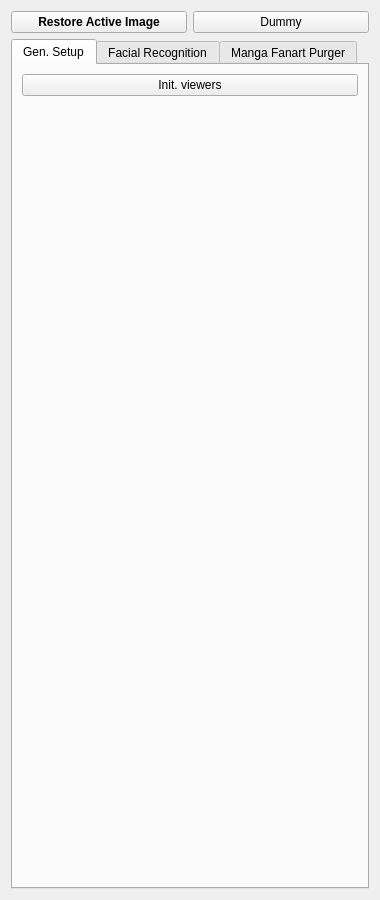
<?xml version="1.0" encoding="UTF-8"?>
<ui version="4.0">
 <class>ImageMatcherToolBoxWidget</class>
 <widget class="QWidget" name="ImageMatcherToolBoxWidget">
  <property name="geometry">
   <rect>
    <x>0</x>
    <y>0</y>
    <width>380</width>
    <height>900</height>
   </rect>
  </property>
  <property name="sizePolicy">
   <sizepolicy hsizetype="Expanding" vsizetype="Expanding">
    <horstretch>0</horstretch>
    <verstretch>0</verstretch>
   </sizepolicy>
  </property>
  <property name="minimumSize">
   <size>
    <width>380</width>
    <height>0</height>
   </size>
  </property>
  <property name="maximumSize">
   <size>
    <width>400</width>
    <height>16777215</height>
   </size>
  </property>
  <property name="windowTitle">
   <string>Form</string>
  </property>
  <layout class="QGridLayout" name="gridLayout_2">
   <item row="1" column="0">
    <widget class="QTabWidget" name="tabWidget_ImageMatcher">
     <property name="toolTip">
      <string>General setup parameters.</string>
     </property>
     <property name="currentIndex">
      <number>0</number>
     </property>
     <widget class="QWidget" name="tabGeneralSetup">
      <attribute name="title">
       <string>Gen. Setup</string>
      </attribute>
      <layout class="QVBoxLayout" name="verticalLayout">
       <item>
        <widget class="QPushButton" name="btnInitViewers">
         <property name="text">
          <string>Init. viewers</string>
         </property>
        </widget>
       </item>
       <item>
        <spacer name="verticalSpacer">
         <property name="orientation">
          <enum>Qt::Vertical</enum>
         </property>
         <property name="sizeHint" stdset="0">
          <size>
           <width>20</width>
           <height>40</height>
          </size>
         </property>
        </spacer>
       </item>
      </layout>
     </widget>
     <widget class="QWidget" name="tab_facialRecognition">
      <attribute name="title">
       <string>Facial Recognition</string>
      </attribute>
     </widget>
     <widget class="QWidget" name="tab_mangaFanartPurger">
      <attribute name="title">
       <string>Manga Fanart Purger</string>
      </attribute>
      <layout class="QVBoxLayout" name="verticalLayout_4"/>
     </widget>
    </widget>
   </item>
   <item row="0" column="0">
    <layout class="QHBoxLayout" name="horizontalLayout">
     <item>
      <widget class="QPushButton" name="btnRestoreImg">
       <property name="font">
        <font>
         <weight>75</weight>
         <bold>true</bold>
        </font>
       </property>
       <property name="toolTip">
        <string>&lt;!DOCTYPE HTML PUBLIC &quot;-//W3C//DTD HTML 4.0//EN&quot; &quot;http://www.w3.org/TR/REC-html40/strict.dtd&quot;&gt;
&lt;html&gt;&lt;head&gt;&lt;meta name=&quot;qrichtext&quot; content=&quot;1&quot; /&gt;&lt;style type=&quot;text/css&quot;&gt;
p, li { white-space: pre-wrap; }
&lt;/style&gt;&lt;/head&gt;&lt;body style=&quot; font-family:'Comic Sans MS'; font-size:7.8pt; font-weight:400; font-style:normal;&quot;&gt;
&lt;p align=&quot;justify&quot; style=&quot; margin-top:0px; margin-bottom:0px; margin-left:0px; margin-right:0px; -qt-block-indent:0; text-indent:0px;&quot;&gt;Restore the last opened&lt;/p&gt;
&lt;p align=&quot;justify&quot; style=&quot; margin-top:0px; margin-bottom:0px; margin-left:0px; margin-right:0px; -qt-block-indent:0; text-indent:0px;&quot;&gt;file as the active image&lt;/p&gt;
&lt;p align=&quot;justify&quot; style=&quot; margin-top:0px; margin-bottom:0px; margin-left:0px; margin-right:0px; -qt-block-indent:0; text-indent:0px;&quot;&gt;for OpenCV.&lt;/p&gt;&lt;/body&gt;&lt;/html&gt;</string>
       </property>
       <property name="text">
        <string>Restore Active Image</string>
       </property>
      </widget>
     </item>
     <item>
      <widget class="QPushButton" name="btnDummy">
       <property name="text">
        <string>Dummy</string>
       </property>
      </widget>
     </item>
    </layout>
   </item>
  </layout>
 </widget>
 <resources/>
 <connections/>
</ui>
